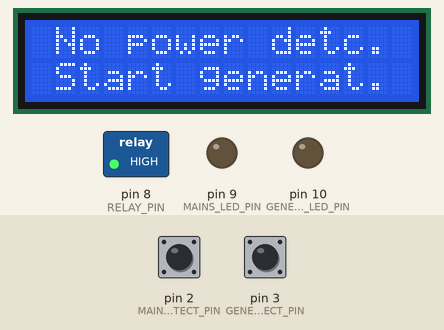
The sketch below on a simulated Arduino Uno, built with avr-gcc and run on an emulated ATmega328P. Shown: 16×2 character LCD, switched loads named in the sketch (green lamp = pin HIGH), output pins drawn as LEDs (lit = HIGH). The test bench sets the inputs (shaded band); at power-on: pin 2 (MAINS_DETECT_PIN) HIGH, pin 3 (GENERATOR_DETECT_PIN) HIGH.

Above: at 1.2 s.
1.3 s: pin 2 (MAINS_DETECT_PIN) pulled LOW for 0.15 s
At 1.38 s:
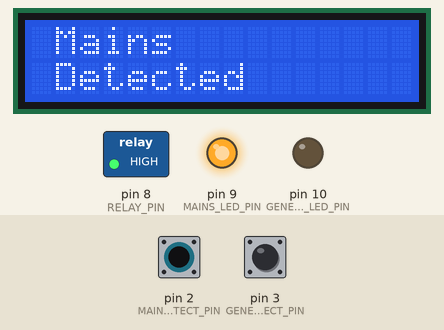
2.9 s: pin 3 (GENERATOR_DETECT_PIN) pulled LOW for 0.15 s
At 2.98 s:
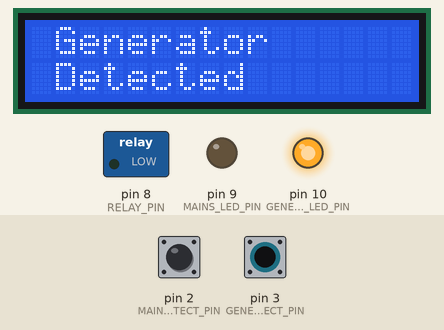
4.5 s: pin 3 (GENERATOR_DETECT_PIN) pulled LOW for 3.2 s
At 8.0 s:
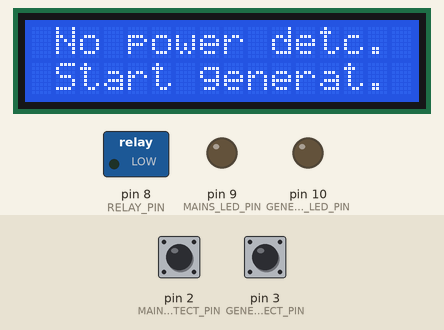
9.2 s: pin 2 (MAINS_DETECT_PIN) pulled LOW for 1 s
At 11.1 s:
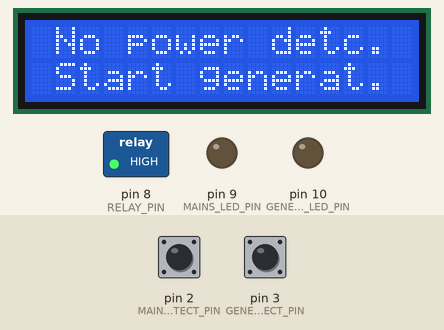
11.7 s: pin 3 (GENERATOR_DETECT_PIN) pulled LOW for 1 s
At 13.0 s:
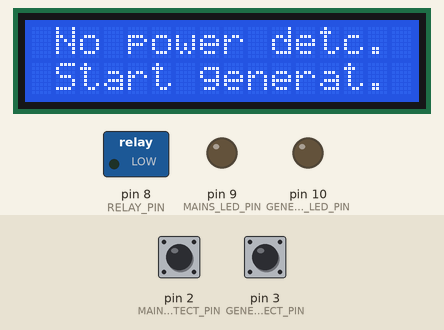
14.2 s: pin 2 (MAINS_DETECT_PIN) pulled LOW for 0.15 s
At 14.8 s:
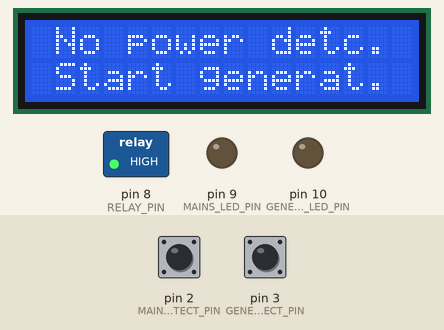
Timing chart, 0 to 16.8 s (numbered marks = the images above; inputs shaded):
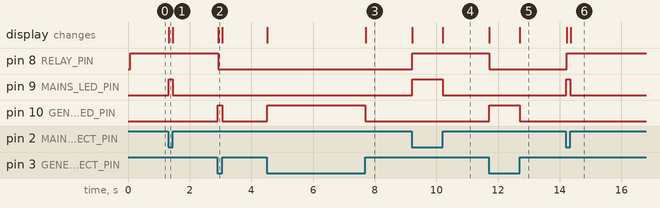

The sketch:

kraft_amp_dele.ino
```cpp
#include <LiquidCrystal.h>

// C++ code
//

#define RELAY_PIN				8
#define MAINS_LED_PIN			9
#define GENERATOR_LED_PIN		10
#define MAINS_DETECT_PIN		2
#define GENERATOR_DETECT_PIN	3

volatile bool mainsDetected = false;
volatile bool generatorDetected = false;

enum {MAINS,NOPOWER,STARTING,STOPPING,STARTED,STOPPED,GENERATOR,DETECTED,ENDMSG};

const char *messages[] = {
  " Mains          ",
  " No power detc. ",
  " Start generat. ",
  " Stopping       ",
  " Started        ",
  " Stopped        ",
  " Generator      ",
  " Detected       "
};

const int rs = 12, en = 11, d4 = 4, d5 = 5, d6 = 6, d7 = 7;
LiquidCrystal lcd(rs, en, d4, d5, d6, d7);

void setup()
{
  //Serial.begin(115200);
  lcd.begin(16,2);
  lcd.setCursor(0,0);
  lcd.print("** Kraft&Dele **");
  lcd.setCursor(0,1);
  lcd.print("***  Switch  ***");

  pinMode(MAINS_DETECT_PIN, INPUT_PULLUP);
  pinMode(GENERATOR_DETECT_PIN, INPUT_PULLUP);

  pinMode(RELAY_PIN, OUTPUT);
  pinMode(MAINS_LED_PIN, OUTPUT);
  pinMode(GENERATOR_LED_PIN, OUTPUT);

  digitalWrite(RELAY_PIN,HIGH); // relay open, generator cut-off

  attachInterrupt(digitalPinToInterrupt(MAINS_DETECT_PIN),checkMains,FALLING);
  attachInterrupt(digitalPinToInterrupt(GENERATOR_DETECT_PIN),checkGenerator,FALLING);

  interrupts();

}

void loop()
{
  int count = 0;

  detectPower();

  if(mainsDetected == true){
    printMessage(MAINS,DETECTED);
    // disable relay
    digitalWrite(RELAY_PIN,HIGH);
    // stop_generator()
    while(generatorDetected == true){
      printMessage(STOPPING,GENERATOR);
      //delay(10);
      detectPower();
    }

  }
  else if(generatorDetected){
    printMessage(GENERATOR,DETECTED);
    // enable relay
    digitalWrite(RELAY_PIN,LOW);
  }
  else{
      printMessage(NOPOWER,STARTING);
      // start_generator()
      while(mainsDetected == false && generatorDetected == false){
        //delay(10);
        detectPower();
      }
    }

}
```

functions.ino
```cpp
extern volatile bool mainsDetected;
extern volatile bool generatorDetected;
extern const char *messages[];

void checkMains(){
    volatile int cnt = 0;
    while(cnt++ < 16000);
    mainsDetected = !digitalRead(MAINS_DETECT_PIN);
}

void checkGenerator(){
    volatile int cnt = 0;
    while(cnt++ < 16000);
    generatorDetected = !digitalRead(GENERATOR_DETECT_PIN);
}

void detectPower(){
    mainsDetected = !digitalRead(MAINS_DETECT_PIN);
    generatorDetected = !digitalRead(GENERATOR_DETECT_PIN);
    digitalWrite(MAINS_LED_PIN,mainsDetected);
    digitalWrite(GENERATOR_LED_PIN,generatorDetected);
}

void printMessage(int first,int second){
    static int upper = -1,lower = -1;
    if(first == upper && second == lower)
        return;
    if(first < 0 || first >= ENDMSG)
        return;
    if(second < 0 || second >= ENDMSG)
        return;
    lcd.clear();
    lcd.setCursor(0,0);
    lcd.print(messages[first]);
    lcd.setCursor(0,1);
    lcd.print(messages[second]);
    upper = first;
    lower = second;

}
```

Measured:
- after the input at 1.3 s, pin 9 (MAINS_LED_PIN): LOW → HIGH at once, → LOW 0.13 s later; the display: changes at once (image 1)
- after the input at 2.9 s, pin 8 (RELAY_PIN): HIGH → LOW at once; pin 10 (GENERATOR_LED_PIN): LOW → HIGH at once, → LOW 0.14 s later; the display: changes at once (image 2)
- after the input at 4.5 s, pin 10 (GENERATOR_LED_PIN): LOW → HIGH at once, → LOW 3.2 s later; the display: first changes at once (image 3 shows a later state)
- after the input at 9.2 s, pin 8 (RELAY_PIN): LOW → HIGH at once; pin 9 (MAINS_LED_PIN): LOW → HIGH at once, → LOW 0.98 s later; the display: first changes at once (image 4 shows a later state)
- after the input at 11.7 s, pin 8 (RELAY_PIN): HIGH → LOW at once; pin 10 (GENERATOR_LED_PIN): LOW → HIGH at once, → LOW 0.98 s later; the display: first changes at once (image 5 shows a later state)
- after the input at 14.2 s, pin 8 (RELAY_PIN): LOW → HIGH at once; pin 9 (MAINS_LED_PIN): LOW → HIGH at once, → LOW 0.13 s later; the display: first changes at once (image 6 shows a later state)
